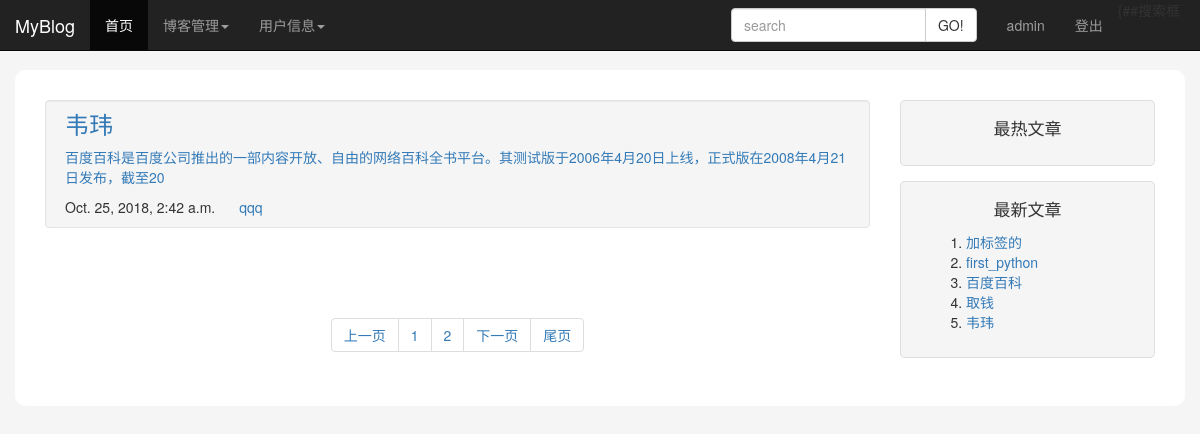
The page /home/?page=2 (signed in) on the database its author committed.
### article/models.py (models this page shows, shortened)
class ArticlePost(models.Model):
    author = models.ForeignKey(User, related_name="article", on_delete=models.CASCADE)
    title = models.CharField(max_length=200)
    slug = models.SlugField(max_length=500)
    column = models.ForeignKey(ArticleColumn, related_name="article_column", on_delete=models.CASCADE)
    body = models.TextField()
    created = models.DateTimeField(default=timezone.now())
    updated = models.DateTimeField(auto_now=True)
    users_like = models.ManyToManyField(User, related_name="articles_like", blank=True)
    article_tag = models.ManyToManyField(ArticleTag, related_name="article_tag", blank=True)
    article_collect = models.ManyToManyField(User, related_name="collection_article", blank=True)
    class Meta:
        ordering = ("title",)
        index_together = (('id', 'slug'),)
    def get_url_path(self):
        return reverse("list_article_detail", args=[self.id, self.slug])

### article/list_views.py (the view)
# urls.py: path('home/', list_views.article_titles, name="home"),
def article_titles(request, username=None):
    if username:
        user = User.objects.get(username=username)
        article_title = ArticlePost.objects.filter(author=user)
        try:
            userinfo = user.userinfo
        except:
            userinfo = None
    else:
        article_title = ArticlePost.objects.all()
    article_title_latest = article_title.order_by("-created")[0:5]
    for article_title_hot in article_title:
        r.zincrby("article_ranking", article_title_hot.id, 1)
        article_ranking = r.zrange("article_ranking", 0, -1, desc=True)[0:10]
        article_ranking_ids = [int(id) for id in article_ranking]
        most_viewed = list(ArticlePost.objects.filter(id__in=article_ranking_ids))
        most_viewed.sort(key=lambda x:article_ranking_ids.index(x.id))
    paginator = Paginator(article_title, 7)
    page = request.GET.get('page')
    try:
        current_page = paginator.page(page)
        articles = current_page.object_list
    except PageNotAnInteger:
        current_page = paginator.page(1)
        articles = current_page.object_list
    except EmptyPage:
        current_page = paginator.page(paginator.num_pages)
        articles = current_page.object_list
    if username:
        return render(request, "article/list/author_articles.html", {"articles": articles, "page": current_page, "userinfo": userinfo, "user_user": user, "most_viewed": most_viewed, "article_title_latest": article_title_latest})
    return render(request, "home.html", {"articles": articles, "page": current_page, "most_viewed": most_viewed, "article_title_latest": article_title_latest})

### templates/home.html (shortened to what this page needs)
{% extends "base.html" %}
{% load staticfiles %}
{% block content %}
<div class="container column-bg" style="padding-top: 30px;">
    <div class="col-md-9">
        {% for article in articles %}
        <div class="media well" style="padding-top: 10px;padding-bottom: 10px;">
            <div class="media-body">
                <a href="{{ article.get_url_path }}"><h3 class="media-heading">{{ article.title }}</h3></a>
                <p><a href="{{ article.get_url_path }}">{{ article.body|slice:'70'|linebreaks }}</a></p>
                <div>
                    <span>{{ article.created }}</span>
                    <a href="{% url 'list_article_title' article.author.username %}"><span style="margin-left: 20px;">{{ article.author }}</span></a>
                </div>
            </div>
        </div>
        {% endfor %}
        {% if articles %}
            <div class="col-md-12 column text-center" style="margin-top: 50px;">
                <ul class="pagination">
                    {% if page.has_previous %}
                        <li><a href="?page={{ page.previous_page_number }}">上一页</a></li>
                    {% else %}
                        <li><a href="#">上一页</a></li>
                    {% endif %}
                    {% if page.paginator.num_pages >= 2 %}
                        <li><a href="?page=1">1</a></li>
                        <li><a href="?page=2">2</a></li>
                    {% else %}
                        <li><a href="?page=1">1</a></li>
                    {% endif %}
                    {% if page.has_next %}
                        <li><a href="?page={{ page.next_page_number }}">下一页</a></li>
                    {% else %}
                        <li><a href="#">下一页</a></li>
                    {% endif %}
                    <li>
                        <a href="?page={{ page.paginator.num_pages }}">尾页</a>
                    </li>
                </ul>
            </div>
            {% endif %}
    </div>
    <div class="col-md-3">
        <div style="background-color: whitesmoke;border: 1px solid rgba(169,169,169,0.3);border-radius: 5px;padding: 15px 25px 15px 25px;">
            <p class="text-center" style="font-size: 17px;">最热文章</p>
        </div>
        <div style="margin-top:15px;background-color: whitesmoke;border: 1px solid rgba(169,169,169,0.3);border-radius: 5px;padding: 15px 25px 15px 25px;">
            <p class="text-center" style="font-size: 17px;">最新文章</p>
            <div>
            <ol>
                {% for article_latest in article_title_latest %}
                    <li><a href="{{ article_latest.get_url_path }}">{{ article_latest.title }}</a> </li>
                {% endfor %}
            </ol>
            </div>
        </div>
    </div>
</div>
{% endblock %}

### templates/header.html (shortened to what this page needs)
{% load staticfiles %}
<div class="container-fluid">
    <nav class="navbar navbar-inverse navbar-fixed-top">
			<div class="navbar-header navbar-left"><a href="#" class="navbar-brand">MyBlog</a></div>
			<ul class="nav navbar-nav">
				<li class="active"><a href="{% url 'home' %}">首页</a></li>
				<li class="dropdown">
							 <a href="#" class="dropdown-toggle" data-toggle="dropdown">博客管理<strong class="caret"></strong></a>
						</li>
                <li class="dropdown">
							 <a href="#" class="dropdown-toggle" data-toggle="dropdown">用户信息<strong class="caret"></strong></a>
						</li>
			</ul>
            <div class="profile navbar-right" style="margin-right: 20px;">
                <form action="{% url 'haystack_search' %}" method="get" class="navbar-form navbar-left">{% csrf_token %}
                    <div class="input-group">
                        <input type="text" placeholder="search" class="form-control" name="q" />
                    <span class="input-group-btn"><input type="submit" class="btn btn-default" value="GO!"></span>
                    </div>
			    </form>
                <ul class="nav navbar-nav">
                {% if user.is_authenticated %}
                    <li><a href="">{{ user.username }}</a> </li>
                    <li><a href="{% url 'user_logout' %}">登出</a> </li>
                    {% else %}
                    <li><a href="{% url 'user_login' %}">登录</a> </li>
                    <li><a href="{% url 'user_register' %}">注册</a> </li>
                </ul>
                {% endif %}
            </div>
	</nav>
</div>

### static/css/bg.css (style rules this page uses)
.column-bg { padding: 0 30px 30px; background-color: #fff; border-radius: 10px; }

### rows shown on the page
ArticlePost: title "韦玮", created "Oct. 25, 2018, 2:42 a.m.", author "qqq"
ArticlePost: title "加标签的"
ArticlePost: title "first_python"
ArticlePost: title "百度百科"
ArticlePost: title "取钱"

### other values the page prints
{{ user.username }} "admin"
